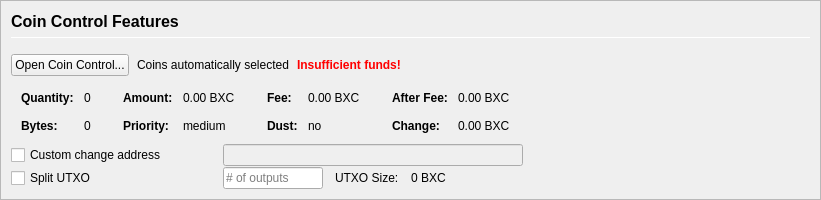
         <widget class="QFrame" name="frameCoinControl">
          <property name="sizePolicy">
           <sizepolicy hsizetype="Expanding" vsizetype="Expanding">
            <horstretch>0</horstretch>
            <verstretch>0</verstretch>
           </sizepolicy>
          </property>
          <property name="maximumSize">
           <size>
            <width>16777215</width>
            <height>16777215</height>
           </size>
          </property>
          <property name="frameShape">
           <enum>QFrame::StyledPanel</enum>
          </property>
          <property name="frameShadow">
           <enum>QFrame::Sunken</enum>
          </property>
          <layout class="QVBoxLayout" name="verticalLayoutCoinControl2">
           <property name="spacing">
            <number>0</number>
           </property>
           <property name="margin">
            <number>0</number>
           </property>
           <item>
            <widget class="QFrame" name="frameCoinControl_BG">
             <layout class="QVBoxLayout" name="verticalLayoutCoinControl" stretch="0,0,0,0,0,0">
              <property name="spacing">
               <number>1</number>
              </property>
              <property name="leftMargin">
               <number>10</number>
              </property>
              <property name="topMargin">
               <number>10</number>
              </property>
              <item>
               <layout class="QHBoxLayout" name="horizontalLayoutCoinControl1">
                <property name="bottomMargin">
                 <number>15</number>
                </property>
                <item>
                 <layout class="QVBoxLayout" name="verticalLayout_3">
                  <property name="spacing">
                   <number>6</number>
                  </property>
                  <item>
                   <widget class="QLabel" name="labelCoinControlFeatures">
                    <property name="sizePolicy">
                     <sizepolicy hsizetype="Preferred" vsizetype="Maximum">
                      <horstretch>0</horstretch>
                      <verstretch>0</verstretch>
                     </sizepolicy>
                    </property>
                    <property name="minimumSize">
                     <size>
                      <width>0</width>
                      <height>20</height>
                     </size>
                    </property>
                    <property name="font">
                     <font>
                      <pointsize>12</pointsize>
                      <weight>75</weight>
                      <bold>true</bold>
                     </font>
                    </property>
                    <property name="styleSheet">
                     <string notr="true">font-weight:bold;</string>
                    </property>
                    <property name="text">
                     <string>Coin Control Features</string>
                    </property>
                   </widget>
                  </item>
                  <item>
                   <widget class="Line" name="line">
                    <property name="minimumSize">
                     <size>
                      <width>0</width>
                      <height>1</height>
                     </size>
                    </property>
                    <property name="maximumSize">
                     <size>
                      <width>16777215</width>
                      <height>1</height>
                     </size>
                    </property>
                    <property name="orientation">
                     <enum>Qt::Horizontal</enum>
                    </property>
                   </widget>
                  </item>
                 </layout>
                </item>
               </layout>
              </item>
              <item>
               <layout class="QHBoxLayout" name="horizontalLayoutCoinControl2" stretch="0,0,0,0">
                <property name="spacing">
                 <number>8</number>
                </property>
                <property name="bottomMargin">
                 <number>10</number>
                </property>
                <item>
                 <widget class="QPushButton" name="pushButtonCoinControl">
                  <property name="styleSheet">
                   <string notr="true"/>
                  </property>
                  <property name="text">
                   <string>Open Coin Control...</string>
                  </property>
                  <property name="autoDefault">
                   <bool>false</bool>
                  </property>
                 </widget>
                </item>
                <item>
                 <widget class="QLabel" name="labelCoinControlAutomaticallySelected">
                  <property name="text">
                   <string>Coins automatically selected</string>
                  </property>
                  <property name="margin">
                   <number>5</number>
                  </property>
                 </widget>
                </item>
                <item>
                 <widget class="QLabel" name="labelCoinControlInsuffFunds">
                  <property name="font">
                   <font>
                    <weight>75</weight>
                    <bold>true</bold>
                   </font>
                  </property>
                  <property name="styleSheet">
                   <string notr="true">color:red;font-weight:bold;</string>
                  </property>
                  <property name="text">
                   <string>Insufficient funds!</string>
                  </property>
                  <property name="margin">
                   <number>5</number>
                  </property>
                 </widget>
                </item>
                <item>
                 <spacer name="horizontalSpacerCoinControl">
                  <property name="orientation">
                   <enum>Qt::Horizontal</enum>
                  </property>
                  <property name="sizeHint" stdset="0">
                   <size>
                    <width>40</width>
                    <height>1</height>
                   </size>
                  </property>
                 </spacer>
                </item>
               </layout>
              </item>
              <item>
               <widget class="QWidget" name="widgetCoinControl" native="true">
                <property name="sizePolicy">
                 <sizepolicy hsizetype="Preferred" vsizetype="Preferred">
                  <horstretch>0</horstretch>
                  <verstretch>0</verstretch>
                 </sizepolicy>
                </property>
                <property name="minimumSize">
                 <size>
                  <width>0</width>
                  <height>0</height>
                 </size>
                </property>
                <property name="styleSheet">
                 <string notr="true"/>
                </property>
                <layout class="QHBoxLayout" name="horizontalLayoutCoinControl5">
                 <property name="margin">
                  <number>0</number>
                 </property>
                 <item>
                  <layout class="QHBoxLayout" name="horizontalLayoutCoinControl3" stretch="0,0,0,1">
                   <property name="spacing">
                    <number>20</number>
                   </property>
                   <property name="topMargin">
                    <number>0</number>
                   </property>
                   <property name="bottomMargin">
                    <number>10</number>
                   </property>
                   <item>
                    <layout class="QFormLayout" name="formLayoutCoinControl1">
                     <property name="horizontalSpacing">
                      <number>10</number>
                     </property>
                     <property name="verticalSpacing">
                      <number>14</number>
                     </property>
                     <property name="leftMargin">
                      <number>10</number>
                     </property>
                     <property name="topMargin">
                      <number>4</number>
                     </property>
                     <property name="rightMargin">
                      <number>6</number>
                     </property>
                     <item row="0" column="0">
                      <widget class="QLabel" name="labelCoinControlQuantityText">
                       <property name="font">
                        <font>
                         <weight>75</weight>
                         <bold>true</bold>
                        </font>
                       </property>
                       <property name="text">
                        <string>Quantity:</string>
                       </property>
                       <property name="margin">
                        <number>0</number>
                       </property>
                      </widget>
                     </item>
                     <item row="0" column="1">
                      <widget class="QLabel" name="labelCoinControlQuantity">
                       <property name="cursor">
                        <cursorShape>IBeamCursor</cursorShape>
                       </property>
                       <property name="contextMenuPolicy">
                        <enum>Qt::ActionsContextMenu</enum>
                       </property>
                       <property name="text">
                        <string notr="true">0</string>
                       </property>
                       <property name="margin">
                        <number>0</number>
                       </property>
                       <property name="textInteractionFlags">
                        <set>Qt::LinksAccessibleByMouse|Qt::TextSelectableByKeyboard|Qt::TextSelectableByMouse</set>
                       </property>
                      </widget>
                     </item>
                     <item row="1" column="0">
                      <widget class="QLabel" name="labelCoinControlBytesText">
                       <property name="font">
                        <font>
                         <weight>75</weight>
                         <bold>true</bold>
                        </font>
                       </property>
                       <property name="text">
                        <string>Bytes:</string>
                       </property>
                      </widget>
                     </item>
                     <item row="1" column="1">
                      <widget class="QLabel" name="labelCoinControlBytes">
                       <property name="cursor">
                        <cursorShape>IBeamCursor</cursorShape>
                       </property>
                       <property name="contextMenuPolicy">
                        <enum>Qt::ActionsContextMenu</enum>
                       </property>
                       <property name="text">
                        <string notr="true">0</string>
                       </property>
                       <property name="textInteractionFlags">
                        <set>Qt::LinksAccessibleByMouse|Qt::TextSelectableByKeyboard|Qt::TextSelectableByMouse</set>
                       </property>
                      </widget>
                     </item>
                    </layout>
                   </item>
                   <item>
                    <layout class="QFormLayout" name="formLayoutCoinControl2">
                     <property name="horizontalSpacing">
                      <number>10</number>
                     </property>
                     <property name="verticalSpacing">
                      <number>14</number>
                     </property>
                     <property name="leftMargin">
                      <number>6</number>
                     </property>
                     <property name="topMargin">
                      <number>4</number>
                     </property>
                     <property name="rightMargin">
                      <number>6</number>
                     </property>
                     <item row="0" column="0">
                      <widget class="QLabel" name="labelCoinControlAmountText">
                       <property name="font">
                        <font>
                         <weight>75</weight>
                         <bold>true</bold>
                        </font>
                       </property>
                       <property name="text">
                        <string>Amount:</string>
                       </property>
                       <property name="margin">
                        <number>0</number>
                       </property>
                      </widget>
                     </item>
                     <item row="0" column="1">
                      <widget class="QLabel" name="labelCoinControlAmount">
                       <property name="cursor">
                        <cursorShape>IBeamCursor</cursorShape>
                       </property>
                       <property name="contextMenuPolicy">
                        <enum>Qt::ActionsContextMenu</enum>
                       </property>
                       <property name="text">
                        <string notr="true">0.00 BXC</string>
                       </property>
                       <property name="textInteractionFlags">
                        <set>Qt::LinksAccessibleByMouse|Qt::TextSelectableByKeyboard|Qt::TextSelectableByMouse</set>
                       </property>
                      </widget>
                     </item>
                     <item row="1" column="0">
                      <widget class="QLabel" name="labelCoinControlPriorityText">
                       <property name="font">
                        <font>
                         <weight>75</weight>
                         <bold>true</bold>
                        </font>
                       </property>
                       <property name="text">
                        <string>Priority:</string>
                       </property>
                      </widget>
                     </item>
                     <item row="1" column="1">
                      <widget class="QLabel" name="labelCoinControlPriority">
                       <property name="cursor">
                        <cursorShape>IBeamCursor</cursorShape>
                       </property>
                       <property name="contextMenuPolicy">
                        <enum>Qt::ActionsContextMenu</enum>
                       </property>
                       <property name="text">
                        <string>medium</string>
                       </property>
                       <property name="textInteractionFlags">
                        <set>Qt::LinksAccessibleByMouse|Qt::TextSelectableByKeyboard|Qt::TextSelectableByMouse</set>
                       </property>
                      </widget>
                     </item>
                    </layout>
                   </item>
                   <item>
                    <layout class="QFormLayout" name="formLayoutCoinControl3">
                     <property name="horizontalSpacing">
                      <number>10</number>
                     </property>
                     <property name="verticalSpacing">
                      <number>14</number>
                     </property>
                     <property name="leftMargin">
                      <number>6</number>
                     </property>
                     <property name="topMargin">
                      <number>4</number>
                     </property>
                     <property name="rightMargin">
                      <number>6</number>
                     </property>
                     <item row="0" column="0">
                      <widget class="QLabel" name="labelCoinControlFeeText">
                       <property name="font">
                        <font>
                         <weight>75</weight>
                         <bold>true</bold>
                        </font>
                       </property>
                       <property name="text">
                        <string>Fee:</string>
                       </property>
                       <property name="margin">
                        <number>0</number>
                       </property>
                      </widget>
                     </item>
                     <item row="0" column="1">
                      <widget class="QLabel" name="labelCoinControlFee">
                       <property name="cursor">
                        <cursorShape>IBeamCursor</cursorShape>
                       </property>
                       <property name="contextMenuPolicy">
                        <enum>Qt::ActionsContextMenu</enum>
                       </property>
                       <property name="text">
                        <string notr="true">0.00 BXC</string>
                       </property>
                       <property name="textInteractionFlags">
                        <set>Qt::LinksAccessibleByMouse|Qt::TextSelectableByKeyboard|Qt::TextSelectableByMouse</set>
                       </property>
                      </widget>
                     </item>
                     <item row="1" column="0">
                      <widget class="QLabel" name="labelCoinControlLowOutputText">
                       <property name="font">
                        <font>
                         <weight>75</weight>
                         <bold>true</bold>
                        </font>
                       </property>
                       <property name="text">
                        <string>Dust:</string>
                       </property>
                      </widget>
                     </item>
                     <item row="1" column="1">
                      <widget class="QLabel" name="labelCoinControlLowOutput">
                       <property name="cursor">
                        <cursorShape>IBeamCursor</cursorShape>
                       </property>
                       <property name="contextMenuPolicy">
                        <enum>Qt::ActionsContextMenu</enum>
                       </property>
                       <property name="text">
                        <string>no</string>
                       </property>
                       <property name="textInteractionFlags">
                        <set>Qt::LinksAccessibleByMouse|Qt::TextSelectableByKeyboard|Qt::TextSelectableByMouse</set>
                       </property>
                      </widget>
                     </item>
                    </layout>
                   </item>
                   <item>
                    <layout class="QFormLayout" name="formLayoutCoinControl4">
                     <property name="horizontalSpacing">
                      <number>10</number>
                     </property>
                     <property name="verticalSpacing">
                      <number>14</number>
                     </property>
                     <property name="leftMargin">
                      <number>6</number>
                     </property>
                     <property name="topMargin">
                      <number>4</number>
                     </property>
                     <property name="rightMargin">
                      <number>6</number>
                     </property>
                     <item row="0" column="0">
                      <widget class="QLabel" name="labelCoinControlAfterFeeText">
                       <property name="font">
                        <font>
                         <weight>75</weight>
                         <bold>true</bold>
                        </font>
                       </property>
                       <property name="text">
                        <string>After Fee:</string>
                       </property>
                       <property name="margin">
                        <number>0</number>
                       </property>
                      </widget>
                     </item>
                     <item row="0" column="1">
                      <widget class="QLabel" name="labelCoinControlAfterFee">
                       <property name="cursor">
                        <cursorShape>IBeamCursor</cursorShape>
                       </property>
                       <property name="contextMenuPolicy">
                        <enum>Qt::ActionsContextMenu</enum>
                       </property>
                       <property name="text">
                        <string notr="true">0.00 BXC</string>
                       </property>
                       <property name="textInteractionFlags">
                        <set>Qt::LinksAccessibleByMouse|Qt::TextSelectableByKeyboard|Qt::TextSelectableByMouse</set>
                       </property>
                      </widget>
                     </item>
                     <item row="1" column="0">
                      <widget class="QLabel" name="labelCoinControlChangeText">
                       <property name="font">
                        <font>
                         <weight>75</weight>
                         <bold>true</bold>
                        </font>
                       </property>
                       <property name="text">
                        <string>Change:</string>
                       </property>
                      </widget>
                     </item>
                     <item row="1" column="1">
                      <widget class="QLabel" name="labelCoinControlChange">
                       <property name="cursor">
                        <cursorShape>IBeamCursor</cursorShape>
                       </property>
                       <property name="contextMenuPolicy">
                        <enum>Qt::ActionsContextMenu</enum>
                       </property>
                       <property name="text">
                        <string notr="true">0.00 BXC</string>
                       </property>
                       <property name="textInteractionFlags">
                        <set>Qt::LinksAccessibleByMouse|Qt::TextSelectableByKeyboard|Qt::TextSelectableByMouse</set>
                       </property>
                      </widget>
                     </item>
                    </layout>
                   </item>
                  </layout>
                 </item>
                </layout>
               </widget>
              </item>
              <item>
               <layout class="QHBoxLayout" name="horizontalLayoutCoinControl4">
                <property name="spacing">
                 <number>12</number>
                </property>
                <property name="sizeConstraint">
                 <enum>QLayout::SetDefaultConstraint</enum>
                </property>
                <property name="topMargin">
                 <number>0</number>
                </property>
                <property name="rightMargin">
                 <number>0</number>
                </property>
                <item>
                 <widget class="QCheckBox" name="checkBoxCoinControlChange">
                  <property name="sizePolicy">
                   <sizepolicy hsizetype="Preferred" vsizetype="Preferred">
                    <horstretch>0</horstretch>
                    <verstretch>0</verstretch>
                   </sizepolicy>
                  </property>
                  <property name="minimumSize">
                   <size>
                    <width>200</width>
                    <height>0</height>
                   </size>
                  </property>
                  <property name="maximumSize">
                   <size>
                    <width>200</width>
                    <height>16777215</height>
                   </size>
                  </property>
                  <property name="toolTip">
                   <string>If this is activated, but the change address is empty or invalid, change will be sent to a newly generated address.</string>
                  </property>
                  <property name="text">
                   <string>Custom change address</string>
                  </property>
                 </widget>
                </item>
                <item>
                 <widget class="QValidatedLineEdit" name="lineEditCoinControlChange">
                  <property name="enabled">
                   <bool>false</bool>
                  </property>
                  <property name="sizePolicy">
                   <sizepolicy hsizetype="Preferred" vsizetype="Preferred">
                    <horstretch>0</horstretch>
                    <verstretch>0</verstretch>
                   </sizepolicy>
                  </property>
                  <property name="minimumSize">
                   <size>
                    <width>300</width>
                    <height>0</height>
                   </size>
                  </property>
                 </widget>
                </item>
                <item>
                 <widget class="QLabel" name="labelCoinControlChangeLabel">
                  <property name="sizePolicy">
                   <sizepolicy hsizetype="Preferred" vsizetype="Preferred">
                    <horstretch>0</horstretch>
                    <verstretch>0</verstretch>
                   </sizepolicy>
                  </property>
                  <property name="minimumSize">
                   <size>
                    <width>100</width>
                    <height>0</height>
                   </size>
                  </property>
                  <property name="text">
                   <string/>
                  </property>
                  <property name="margin">
                   <number>3</number>
                  </property>
                 </widget>
                </item>
               </layout>
              </item>
              <item>
               <layout class="QHBoxLayout" name="horizontalLayoutCoinControl6">
                <property name="spacing">
                 <number>12</number>
                </property>
                <property name="rightMargin">
                 <number>0</number>
                </property>
                <item>
                 <widget class="QCheckBox" name="splitBlockCheckBox">
                  <property name="sizePolicy">
                   <sizepolicy hsizetype="Preferred" vsizetype="Preferred">
                    <horstretch>0</horstretch>
                    <verstretch>0</verstretch>
                   </sizepolicy>
                  </property>
                  <property name="minimumSize">
                   <size>
                    <width>200</width>
                    <height>0</height>
                   </size>
                  </property>
                  <property name="maximumSize">
                   <size>
                    <width>200</width>
                    <height>16777215</height>
                   </size>
                  </property>
                  <property name="text">
                   <string>Split UTXO</string>
                  </property>
                 </widget>
                </item>
                <item>
                 <widget class="QLineEdit" name="splitBlockLineEdit">
                  <property name="sizePolicy">
                   <sizepolicy hsizetype="Preferred" vsizetype="Preferred">
                    <horstretch>50</horstretch>
                    <verstretch>0</verstretch>
                   </sizepolicy>
                  </property>
                  <property name="minimumSize">
                   <size>
                    <width>100</width>
                    <height>0</height>
                   </size>
                  </property>
                  <property name="maximumSize">
                   <size>
                    <width>100</width>
                    <height>16777215</height>
                   </size>
                  </property>
                  <property name="placeholderText">
                   <string># of outputs</string>
                  </property>
                 </widget>
                </item>
                <item>
                 <widget class="QLabel" name="labelBlockSizeText">
                  <property name="text">
                   <string>UTXO Size:</string>
                  </property>
                 </widget>
                </item>
                <item>
                 <widget class="QLabel" name="labelBlockSize">
                  <property name="text">
                   <string>0 BXC</string>
                  </property>
                 </widget>
                </item>
                <item>
                 <spacer name="horizontalSpacer_7">
                  <property name="orientation">
                   <enum>Qt::Horizontal</enum>
                  </property>
                  <property name="sizeHint" stdset="0">
                   <size>
                    <width>40</width>
                    <height>20</height>
                   </size>
                  </property>
                 </spacer>
                </item>
               </layout>
              </item>
              <item>
               <spacer name="verticalSpacerCoinControl">
                <property name="orientation">
                 <enum>Qt::Vertical</enum>
                </property>
                <property name="sizeHint" stdset="0">
                 <size>
                  <width>800</width>
                  <height>1</height>
                 </size>
                </property>
               </spacer>
              </item>
             </layout>
            </widget>
           </item>
          </layout>
         </widget>
